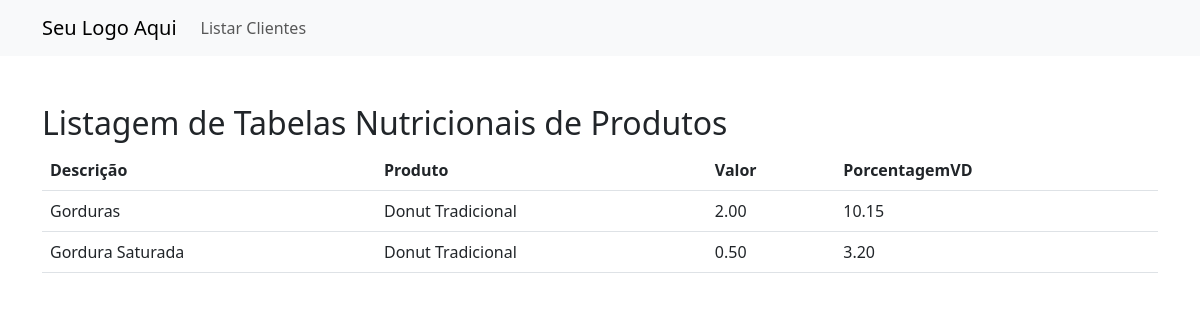
Screenshot of /tabelas_nutricionais_produtos/ with the database file from the repository.
### lecoq2/models.py (models this page shows, shortened)
class TabelaNutricionalProduto(models.Model):
    codigo_nutri  = models.ForeignKey(ItemTabelaNutricional, on_delete=models.CASCADE)
    codigo_prod   = models.ForeignKey(Produto, on_delete=models.CASCADE)
    valor         = models.DecimalField(max_digits=6, decimal_places=2)
    porcentagemVD = models.DecimalField(max_digits=5, decimal_places=2)

class ItemTabelaNutricional(models.Model):
    cod = models.AutoField(primary_key=True)
    descricao = models.CharField(max_length=100)

class Produto(models.Model):
    codigo = models.AutoField(primary_key=True)
    nome = models.CharField(max_length=100)
    preco1 = models.DecimalField(max_digits=10, decimal_places=2)
    preco2 = models.DecimalField(max_digits=10, decimal_places=2)
    preco3 = models.DecimalField(max_digits=10, decimal_places=2)
    preco_custo = models.DecimalField(max_digits=10, decimal_places=2)
    valor_energetico = models.DecimalField(max_digits=6, decimal_places=2)
    porcao = models.PositiveIntegerField()
    peso = models.DecimalField(max_digits=6, decimal_places=2)
    dias_validade = models.PositiveIntegerField()

### lecoq2/views.py (the view)
# urls.py: path('tabelas_nutricionais_produtos/', views.listar_tabelas_nutricionais_produto,
def listar_tabelas_nutricionais_produto(request):
    tabelas_nutricionais_produto = TabelaNutricionalProduto.objects.all()
    return render(request, 'listar_tabelas_nutricionais_produto.html', {'tabelas_nutricionais_produtos': tabelas_nutricionais_produto})

### lecoq2/templates/listar_tabelas_nutricionais_produto.html
{% extends 'base.html' %}
{% block content %}
  <h2>Listagem de Tabelas Nutricionais de Produtos</h2>
  <table class="table">
    <thead>
      <tr>
        <th>Descrição</th>
        <th>Produto</th>
        <th>Valor</th>
        <th>PorcentagemVD</th>
      </tr>
    </thead>
    <tbody>
      {% for tabela in tabelas_nutricionais_produtos %}
        <tr>
          <td>{{ tabela.codigo_nutri.descricao }}</td>
          <td>{{ tabela.codigo_prod.nome }}</td>
          <td>{{ tabela.valor }}</td>
          <td>{{ tabela.porcentagemVD }}</td>
        </tr>
      {% endfor %}
    </tbody>
  </table>
{% endblock %}

### rows the page displays
TabelaNutricionalProduto: codigo_nutri.descricao "Gorduras", codigo_prod.nome "Donut Tradicional", valor "2.00", porcentagemVD "10.15"
TabelaNutricionalProduto: codigo_nutri.descricao "Gordura Saturada", codigo_prod.nome "Donut Tradicional", valor "0.50", porcentagemVD "3.20"
